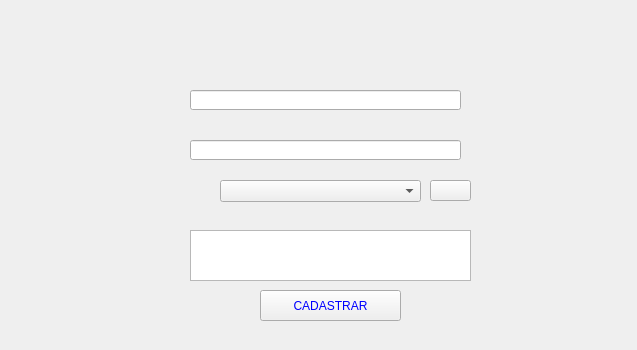
<?xml version="1.0" encoding="UTF-8"?>
<ui version="4.0">
 <class>MainWindow</class>
 <widget class="QMainWindow" name="MainWindow">
  <property name="geometry">
   <rect>
    <x>0</x>
    <y>0</y>
    <width>637</width>
    <height>350</height>
   </rect>
  </property>
  <property name="minimumSize">
   <size>
    <width>637</width>
    <height>350</height>
   </size>
  </property>
  <property name="maximumSize">
   <size>
    <width>637</width>
    <height>350</height>
   </size>
  </property>
  <property name="windowTitle">
   <string>CADASTRO SENHA</string>
  </property>
  <widget class="QWidget" name="centralwidget">
   <widget class="QLabel" name="label">
    <property name="geometry">
     <rect>
      <x>0</x>
      <y>0</y>
      <width>641</width>
      <height>351</height>
     </rect>
    </property>
    <property name="text">
     <string/>
    </property>
    <property name="pixmap">
     <pixmap>CADASTRO DE SENHAS.png</pixmap>
    </property>
   </widget>
   <widget class="QLineEdit" name="lineEditEMAILeUSUARIO">
    <property name="geometry">
     <rect>
      <x>190</x>
      <y>90</y>
      <width>271</width>
      <height>20</height>
     </rect>
    </property>
   </widget>
   <widget class="QLineEdit" name="lineEditSENHA">
    <property name="geometry">
     <rect>
      <x>190</x>
      <y>140</y>
      <width>271</width>
      <height>20</height>
     </rect>
    </property>
   </widget>
   <widget class="QComboBox" name="comboBoxCATEGORIA">
    <property name="geometry">
     <rect>
      <x>220</x>
      <y>180</y>
      <width>201</width>
      <height>22</height>
     </rect>
    </property>
   </widget>
   <widget class="QPushButton" name="pushButtonATUALIZAcategoria">
    <property name="geometry">
     <rect>
      <x>430</x>
      <y>180</y>
      <width>41</width>
      <height>21</height>
     </rect>
    </property>
    <property name="text">
     <string/>
    </property>
    <property name="icon">
     <iconset>
      <normaloff>sync.png</normaloff>sync.png</iconset>
    </property>
   </widget>
   <widget class="QPlainTextEdit" name="plainTextEdit_obs">
    <property name="geometry">
     <rect>
      <x>190</x>
      <y>230</y>
      <width>281</width>
      <height>51</height>
     </rect>
    </property>
   </widget>
   <widget class="QPushButton" name="pushButton">
    <property name="geometry">
     <rect>
      <x>260</x>
      <y>290</y>
      <width>141</width>
      <height>31</height>
     </rect>
    </property>
    <property name="styleSheet">
     <string notr="true">COLOR:BLUE;</string>
    </property>
    <property name="text">
     <string>CADASTRAR</string>
    </property>
   </widget>
  </widget>
 </widget>
 <resources/>
 <connections/>
</ui>
